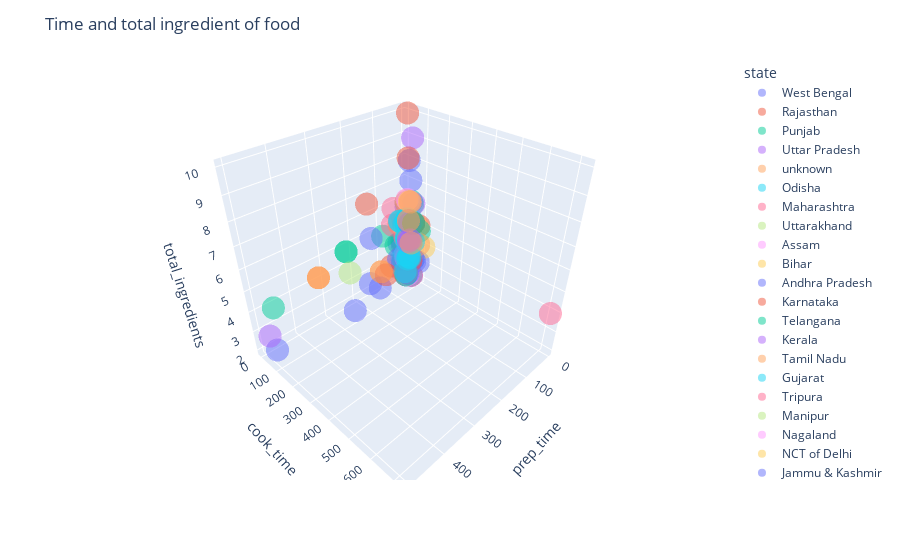

Here is the notebook cell this chart was saved with:
### Code cell
fig = px.scatter_3d(df, x='prep_time', y='cook_time', z='total_ingredients',
                    color='state',
                    hover_data=['name'],
                    opacity=0.5)
fig.update_layout(title='Time and total ingredient of food')
fig.show()

### Figure 1 — Plotly figure (JSON) as saved in the notebook; plotly's stock layout.template omitted (floating-point values rounded to 4 significant figures)
{"data": [{"customdata": [["Balu shahi"], ["Gulab jamun"], ["Imarti"], ["Kalakand"], ["Cham cham"], ["Ledikeni"], ["Mihidana"], ["Misti doi"], ["Pantua"], ["Ras malai"], ["Rasgulla"], ["Sandesh"], ["Adhirasam"], ["Chicken razala"], ["Daal puri"], ["Cheera Doi"], ["Luchi"], ["Chingri malai curry"], ["Goja"], ["Chingri Bhape"], ["Kabiraji"], ["Mishti Chholar Dal"], ["Prawn malai curry"], ["Shukto"]], "hovertemplate": "state=West Bengal<br>prep_time=%{x}<br>cook_time=%{y}<br>total_ingredients=%{z}<br>name=%{customdata[0]}<extra></extra>", "legendgroup": "West Bengal", "marker": {"color": "#636efa", "opacity": 0.5, "symbol": "circle"}, "mode": "markers", "name": "West Bengal", "scene": "scene", "showlegend": true, "type": "scatter3d", "x": [45, 15, 10, 20, 40, 45, 15, 480, 45, 180, 10, 30, 10, 10, 30, 10, 20, 10, 20, 15, 10, 10, 15, 10], "y": [25, 40, 50, 30, 60, 45, 30, 30, 45, 60, 90, 20, 50, 35, 30, 30, 30, 40, 60, 30, 30, 30, 50, 20], "z": [4, 8, 2, 3, 6, 3, 3, 2, 4, 3, 3, 4, 5, 6, 5, 3, 2, 5, 4, 5, 5, 5, 5, 5]}, {"customdata": [["Boondi"], ["Ghevar"], ["Daal baati churma"], ["Pattor"], ["Gatta curry"], ["Churma Ladoo"]], "hovertemplate": "state=Rajasthan<br>prep_time=%{x}<br>cook_time=%{y}<br>total_ingredients=%{z}<br>name=%{customdata[0]}<extra></extra>", "legendgroup": "Rajasthan", "marker": {"color": "#EF553B", "opacity": 0.5, "symbol": "circle"}, "mode": "markers", "name": "Rajasthan", "scene": "scene", "showlegend": true, "type": "scatter3d", "x": [80, 15, 10, 10, 10, 12], "y": [30, 30, 90, 30, 20, 40], "z": [3, 10, 5, 5, 5, 5]}, {"customdata": [["Gajar ka halwa"], ["Lassi"], ["Aloo gobi"], ["Aloo tikki"], ["Aloo matar"], ["Aloo methi"], ["Aloo shimla mirch"], ["Bhatura"], ["Bhindi masala"], ["Chana masala"], ["Chicken Tikka masala"], ["Chicken Tikka"], ["Chole bhature"], ["Dal makhani "], ["Dal tadka"], ["Kadai paneer"], ["Karela bharta"], ["Makki di roti sarson da saag"], ["Misi roti"], ["Mushroom do pyaza"], ["Mushroom matar"], ["Naan"], ["Palak paneer"], ["Paneer butter masala"], ["Paneer tikka masala"], ["Paratha"], ["Pindi chana"], ["Rongi"], ["Shahi paneer"], ["Vegetable jalfrezi"], ["Tandoori Chicken"], ["Tandoori Fish Tikka"]], "hovertemplate": "state=Punjab<br>prep_time=%{x}<br>cook_time=%{y}<br>total_ingredients=%{z}<br>name=%{customdata[0]}<extra></extra>", "legendgroup": "Punjab", "marker": {"color": "#00cc96", "opacity": 0.5, "symbol": "circle"}, "mode": "markers", "name": "Punjab", "scene": "scene", "showlegend": true, "type": "scatter3d", "x": [15, 5, 10, 5, 5, 10, 10, 20, 20, 20, 10, 120, 20, 10, 10, 20, 20, 25, 30, 10, 10, 60, 20, 20, 20, 15, 500, 10, 20, 10, 240, 240], "y": [60, 5, 20, 20, 40, 40, 40, 20, 30, 30, 50, 45, 30, 60, 30, 30, 50, 30, 30, 30, 30, 30, 40, 40, 40, 45, 120, 30, 40, 30, 30, 30], "z": [6, 4, 5, 5, 6, 5, 5, 5, 5, 6, 5, 5, 5, 5, 5, 5, 5, 5, 3, 5, 5, 4, 5, 5, 5, 4, 5, 5, 5, 5, 5, 5]}, {"customdata": [["Jalebi"], ["Petha"], ["Rabri"], ["Sohan halwa"], ["Kachori"], ["Kofta"], ["Lauki ke kofte"], ["Navrattan korma"], ["Panjeeri"]], "hovertemplate": "state=Uttar Pradesh<br>prep_time=%{x}<br>cook_time=%{y}<br>total_ingredients=%{z}<br>name=%{customdata[0]}<extra></extra>", "legendgroup": "Uttar Pradesh", "marker": {"color": "#ab63fa", "opacity": 0.5, "symbol": "circle"}, "mode": "markers", "name": "Uttar Pradesh", "scene": "scene", "showlegend": true, "type": "scatter3d", "x": [10, 10, 10, 10, 30, 20, 20, 25, 10], "y": [50, 30, 45, 60, 60, 40, 40, 40, 25], "z": [9, 4, 4, 3, 5, 5, 5, 5, 5]}, {"customdata": [["Kaju katli"], ["Kheer"], ["Laddu"], ["Nankhatai"], ["Khichdi"], ["Kulfi falooda"], ["Lauki ki subji"], ["Pani puri"], ["Papad"], ["Rajma chaval"], ["Samosa"], ["Dosa"], ["Idli"], ["Masala Dosa"], ["Pachadi"], ["Payasam"], ["Rasam"], ["Sambar"], ["Sevai"], ["Uttapam"], ["Vada"], ["Upma"], ["Brown Rice"], ["Red Rice"]], "hovertemplate": "state=unknown<br>prep_time=%{x}<br>cook_time=%{y}<br>total_ingredients=%{z}<br>name=%{customdata[0]}<extra></extra>", "legendgroup": "unknown", "marker": {"color": "#FFA15A", "opacity": 0.5, "symbol": "circle"}, "mode": "markers", "name": "unknown", "scene": "scene", "showlegend": true, "type": "scatter3d", "x": [10, 10, 10, 20, 40, 45, 10, 15, 5, 15, 30, 360, 360, 360, 10, 15, 10, 20, 120, 10, 15, 10, 15, 10], "y": [20, 40, 40, 30, 20, 25, 20, 2, 5, 90, 30, 90, 90, 90, 25, 30, 35, 45, 30, 20, 20, 20, 25, 30], "z": [4, 4, 3, 6, 5, 5, 5, 5, 4, 5, 5, 5, 5, 5, 5, 5, 5, 5, 3, 5, 5, 5, 3, 5]}, {"customdata": [["Phirni"], ["Chhena jalebi"], ["Chhena kheeri"], ["Chhena poda"], ["Kheer sagar"], ["Rasabali"], ["Pakhala"]], "hovertemplate": "state=Odisha<br>prep_time=%{x}<br>cook_time=%{y}<br>total_ingredients=%{z}<br>name=%{customdata[0]}<extra></extra>", "legendgroup": "Odisha", "marker": {"color": "#19d3f3", "opacity": 0.5, "symbol": "circle"}, "mode": "markers", "name": "Odisha", "scene": "scene", "showlegend": true, "type": "scatter3d", "x": [30, 10, 10, 10, 25, 15, 10], "y": [20, 50, 60, 45, 60, 30, 30], "z": [3, 3, 3, 2, 5, 2, 4]}, {"customdata": [["Sheera"], ["Sohan papdi"], ["Chikki"], ["Anarsa"], ["Dhondas"], ["Mahim halwa"], ["Modak"], ["Shankarpali"], ["Shrikhand"], ["Sutar feni"], ["Chapati"], ["Poha"], ["Amti"], ["Zunka"], ["Kolim Jawla"], ["Coconut vadi"], ["Bhakri"], ["Bombil fry"], ["Chakali"], ["Dahi vada"], ["Dalithoy"], ["Kombdi vade"], ["Koshimbir"], ["Pav Bhaji"], ["Puri Bhaji"], ["Sabudana Khichadi"], ["Sukhdi"], ["Surnoli"], ["Thalipeeth"], ["Veg Kolhapuri"]], "hovertemplate": "state=Maharashtra<br>prep_time=%{x}<br>cook_time=%{y}<br>total_ingredients=%{z}<br>name=%{customdata[0]}<extra></extra>", "legendgroup": "Maharashtra", "marker": {"color": "#FF6692", "opacity": 0.5, "symbol": "circle"}, "mode": "markers", "name": "Maharashtra", "scene": "scene", "showlegend": true, "type": "scatter3d", "x": [10, 10, 10, 10, 10, 10, 10, 10, 10, 15, 10, 20, 10, 10, 10, 20, 20, 10, 10, 30, 5, 10, 10, 20, 10, 70, 10, 60, 25, 20], "y": [25, 60, 20, 50, 50, 25, 15, 35, 720, 55, 10, 30, 45, 25, 30, 30, 25, 30, 40, 30, 20, 25, 10, 40, 30, 30, 20, 10, 30, 30], "z": [4, 5, 2, 3, 2, 2, 3, 4, 4, 3, 4, 5, 5, 5, 5, 5, 2, 5, 5, 5, 5, 5, 4, 5, 5, 6, 3, 5, 5, 5]}, {"customdata": [["Singori"]], "hovertemplate": "state=Uttarakhand<br>prep_time=%{x}<br>cook_time=%{y}<br>total_ingredients=%{z}<br>name=%{customdata[0]}<extra></extra>", "legendgroup": "Uttarakhand", "marker": {"color": "#B6E880", "opacity": 0.5, "symbol": "circle"}, "mode": "markers", "name": "Uttarakhand", "scene": "scene", "showlegend": true, "type": "scatter3d", "x": [10], "y": [20], "z": [3]}, {"customdata": [["Lyangcha"], ["Pithe"], ["Maach Jhol"], ["Gheela Pitha"], ["Khar"], ["Kumol Sawul"], ["Alu Pitika"], ["Masor tenga"], ["Bengena Pitika"], ["Bilahi Maas"], ["Bora Sawul"], ["Hando Guri"], ["Haq Maas"], ["Khorisa"], ["Koldil Chicken"], ["Konir Dom"], ["Koldil Duck"], ["Masor Koni"], ["Pani Pitha"], ["Payokh"], ["Til Pitha"]], "hovertemplate": "state=Assam<br>prep_time=%{x}<br>cook_time=%{y}<br>total_ingredients=%{z}<br>name=%{customdata[0]}<extra></extra>", "legendgroup": "Assam", "marker": {"color": "#FF97FF", "opacity": 0.5, "symbol": "circle"}, "mode": "markers", "name": "Assam", "scene": "scene", "showlegend": true, "type": "scatter3d", "x": [20, 15, 10, 10, 10, 10, 5, 15, 10, 10, 10, 10, 20, 10, 10, 10, 10, 10, 10, 10, 5], "y": [30, 35, 40, 30, 20, 30, 20, 25, 30, 20, 30, 30, 40, 30, 30, 30, 30, 30, 20, 30, 30], "z": [3, 2, 6, 4, 5, 4, 4, 5, 5, 5, 5, 2, 5, 5, 5, 5, 6, 5, 4, 5, 3]}, {"customdata": [["Malapua"], ["Litti chokha"], ["Sattu ki roti"]], "hovertemplate": "state=Bihar<br>prep_time=%{x}<br>cook_time=%{y}<br>total_ingredients=%{z}<br>name=%{customdata[0]}<extra></extra>", "legendgroup": "Bihar", "marker": {"color": "#FECB52", "opacity": 0.5, "symbol": "circle"}, "mode": "markers", "name": "Bihar", "scene": "scene", "showlegend": true, "type": "scatter3d", "x": [10, 45, 10], "y": [120, 60, 20], "z": [4, 5, 5]}, {"customdata": [["Ariselu"], ["Bandar laddu"], ["Gavvalu"], ["Kakinada khaja"], ["Palathalikalu"], ["Poornalu"], ["Pootharekulu"], ["Kajjikaya"], ["Attu"], ["Pesarattu"]], "hovertemplate": "state=Andhra Pradesh<br>prep_time=%{x}<br>cook_time=%{y}<br>total_ingredients=%{z}<br>name=%{customdata[0]}<extra></extra>", "legendgroup": "Andhra Pradesh", "marker": {"color": "#636efa", "opacity": 0.5, "symbol": "circle"}, "mode": "markers", "name": "Andhra Pradesh", "scene": "scene", "showlegend": true, "type": "scatter3d", "x": [15, 5, 10, 10, 10, 240, 10, 40, 150, 120], "y": [75, 35, 30, 30, 25, 60, 60, 15, 25, 20], "z": [3, 7, 5, 2, 2, 2, 3, 3, 5, 2]}, {"customdata": [["Dharwad pedha"], ["Mysore pak"], ["Obbattu holige"], ["Bisi bele bath"], ["Koshambri"], ["Sandige"]], "hovertemplate": "state=Karnataka<br>prep_time=%{x}<br>cook_time=%{y}<br>total_ingredients=%{z}<br>name=%{customdata[0]}<extra></extra>", "legendgroup": "Karnataka", "marker": {"color": "#EF553B", "opacity": 0.5, "symbol": "circle"}, "mode": "markers", "name": "Karnataka", "scene": "scene", "showlegend": true, "type": "scatter3d", "x": [20, 5, 180, 30, 10, 120], "y": [60, 20, 60, 45, 20, 60], "z": [3, 8, 7, 5, 5, 3]}, {"customdata": [["Double ka meetha"], ["Qubani ka meetha"], ["Sheer korma"], ["Biryani"], ["Shahi tukra"]], "hovertemplate": "state=Telangana<br>prep_time=%{x}<br>cook_time=%{y}<br>total_ingredients=%{z}<br>name=%{customdata[0]}<extra></extra>", "legendgroup": "Telangana", "marker": {"color": "#00cc96", "opacity": 0.5, "symbol": "circle"}, "mode": "markers", "name": "Telangana", "scene": "scene", "showlegend": true, "type": "scatter3d", "x": [20, 10, 10, 30, 10], "y": [30, 20, 20, 120, 30], "z": [2, 2, 2, 5, 5]}, {"customdata": [["Kuzhi paniyaram"], ["Avial"], ["Kanji"], ["Beef Fry"], ["Papadum"], ["Paravannam"], ["Puttu"], ["Theeyal"]], "hovertemplate": "state=Kerala<br>prep_time=%{x}<br>cook_time=%{y}<br>total_ingredients=%{z}<br>name=%{customdata[0]}<extra></extra>", "legendgroup": "Kerala", "marker": {"color": "#ab63fa", "opacity": 0.5, "symbol": "circle"}, "mode": "markers", "name": "Kerala", "scene": "scene", "showlegend": true, "type": "scatter3d", "x": [10, 30, 10, 10, 5, 10, 495, 15], "y": [20, 45, 45, 60, 5, 30, 40, 20], "z": [2, 5, 4, 6, 3, 3, 3, 5]}, {"customdata": [["Pongal"], ["Unni Appam"], ["Currivepillai sadam "], ["Idiappam"], ["Kaara kozhambu"], ["Keerai kootu"], ["Keerai masiyal"], ["Keerai sadam"], ["Keerai poriyal"], ["Kootu"], ["Kos kootu"], ["Kothamali sadam"], ["Kuzhakkattai"], ["Kuzhambu"], ["Paniyaram"], ["Paruppu sadam"], ["Poriyal"], ["Puli sadam"], ["Thayir sadam"], ["Chicken Varuval"]], "hovertemplate": "state=Tamil Nadu<br>prep_time=%{x}<br>cook_time=%{y}<br>total_ingredients=%{z}<br>name=%{customdata[0]}<extra></extra>", "legendgroup": "Tamil Nadu", "marker": {"color": "#FFA15A", "opacity": 0.5, "symbol": "circle"}, "mode": "markers", "name": "Tamil Nadu", "scene": "scene", "showlegend": true, "type": "scatter3d", "x": [5, 10, 10, 120, 10, 20, 10, 10, 20, 10, 10, 10, 10, 5, 10, 10, 10, 10, 10, 10], "y": [20, 20, 20, 30, 30, 30, 30, 20, 30, 15, 20, 20, 90, 30, 20, 20, 30, 20, 20, 35], "z": [4, 4, 5, 3, 5, 5, 5, 4, 5, 5, 5, 5, 4, 5, 5, 5, 5, 5, 6, 5]}, {"customdata": [["Basundi"], ["Doodhpak"], ["Saath"], ["Bajri no rotlo"], ["Chevdo"], ["Chorafali"], ["Copra paak"], ["Daal Dhokli"], ["Kutchi dabeli"], ["Dhokla"], ["Dudhi halwa"], ["Gud papdi"], ["Ghooghra"], ["Handwo"], ["Halvasan"], ["Jeera Aloo"], ["Kansar"], ["Keri no ras"], ["Khakhra"], ["Khandvi"], ["Methi na Gota"], ["Mohanthal"], ["Muthiya"], ["Patra"], ["Sev khamani"], ["Sev tameta"], ["Namakpara"], ["Undhiyu"], ["Lilva Kachori"], ["Mag Dhokli"], ["Khichu"], ["Thepla"], ["Farsi Puri"], ["Khaman"], ["Turiya Patra Vatana sabji"]], "hovertemplate": "state=Gujarat<br>prep_time=%{x}<br>cook_time=%{y}<br>total_ingredients=%{z}<br>name=%{customdata[0]}<extra></extra>", "legendgroup": "Gujarat", "marker": {"color": "#19d3f3", "opacity": 0.5, "symbol": "circle"}, "mode": "markers", "name": "Gujarat", "scene": "scene", "showlegend": true, "type": "scatter3d", "x": [10, 10, 20, 10, 20, 5, 20, 20, 30, 10, 15, 10, 10, 20, 10, 10, 10, 10, 20, 20, 15, 5, 15, 10, 20, 20, 10, 25, 30, 10, 5, 15, 10, 10, 35], "y": [35, 60, 40, 10, 30, 15, 30, 30, 10, 20, 30, 20, 30, 30, 30, 30, 40, 10, 40, 45, 30, 45, 30, 40, 30, 30, 35, 60, 6, 30, 10, 30, 30, 20, 40], "z": [3, 4, 4, 3, 5, 5, 5, 5, 5, 5, 5, 4, 3, 5, 5, 4, 3, 2, 3, 5, 5, 5, 5, 5, 5, 4, 5, 5, 5, 5, 4, 4, 5, 5, 5]}, {"customdata": [["Pork Bharta"]], "hovertemplate": "state=Tripura<br>prep_time=%{x}<br>cook_time=%{y}<br>total_ingredients=%{z}<br>name=%{customdata[0]}<extra></extra>", "legendgroup": "Tripura", "marker": {"color": "#FF6692", "opacity": 0.5, "symbol": "circle"}, "mode": "markers", "name": "Tripura", "scene": "scene", "showlegend": true, "type": "scatter3d", "x": [10], "y": [30], "z": [4]}, {"customdata": [["Chak Hao Kheer"], ["Black rice"]], "hovertemplate": "state=Manipur<br>prep_time=%{x}<br>cook_time=%{y}<br>total_ingredients=%{z}<br>name=%{customdata[0]}<extra></extra>", "legendgroup": "Manipur", "marker": {"color": "#B6E880", "opacity": 0.5, "symbol": "circle"}, "mode": "markers", "name": "Manipur", "scene": "scene", "showlegend": true, "type": "scatter3d", "x": [240, 10], "y": [45, 30], "z": [4, 5]}, {"customdata": [["Galho"]], "hovertemplate": "state=Nagaland<br>prep_time=%{x}<br>cook_time=%{y}<br>total_ingredients=%{z}<br>name=%{customdata[0]}<extra></extra>", "legendgroup": "Nagaland", "marker": {"color": "#FF97FF", "opacity": 0.5, "symbol": "circle"}, "mode": "markers", "name": "Nagaland", "scene": "scene", "showlegend": true, "type": "scatter3d", "x": [5], "y": [15], "z": [6]}, {"customdata": [["Butter chicken"]], "hovertemplate": "state=NCT of Delhi<br>prep_time=%{x}<br>cook_time=%{y}<br>total_ingredients=%{z}<br>name=%{customdata[0]}<extra></extra>", "legendgroup": "NCT of Delhi", "marker": {"color": "#FECB52", "opacity": 0.5, "symbol": "circle"}, "mode": "markers", "name": "NCT of Delhi", "scene": "scene", "showlegend": true, "type": "scatter3d", "x": [10], "y": [35], "z": [6]}, {"customdata": [["Dum aloo"], ["Shufta"]], "hovertemplate": "state=Jammu & Kashmir<br>prep_time=%{x}<br>cook_time=%{y}<br>total_ingredients=%{z}<br>name=%{customdata[0]}<extra></extra>", "legendgroup": "Jammu & Kashmir", "marker": {"color": "#636efa", "opacity": 0.5, "symbol": "circle"}, "mode": "markers", "name": "Jammu & Kashmir", "scene": "scene", "showlegend": true, "type": "scatter3d", "x": [20, 10], "y": [50, 30], "z": [5, 5]}, {"customdata": [["Fara"]], "hovertemplate": "state=Chhattisgarh<br>prep_time=%{x}<br>cook_time=%{y}<br>total_ingredients=%{z}<br>name=%{customdata[0]}<extra></extra>", "legendgroup": "Chhattisgarh", "marker": {"color": "#EF553B", "opacity": 0.5, "symbol": "circle"}, "mode": "markers", "name": "Chhattisgarh", "scene": "scene", "showlegend": true, "type": "scatter3d", "x": [10], "y": [60], "z": [5]}, {"customdata": [["Kadhi pakoda"]], "hovertemplate": "state=Haryana<br>prep_time=%{x}<br>cook_time=%{y}<br>total_ingredients=%{z}<br>name=%{customdata[0]}<extra></extra>", "legendgroup": "Haryana", "marker": {"color": "#00cc96", "opacity": 0.5, "symbol": "circle"}, "mode": "markers", "name": "Haryana", "scene": "scene", "showlegend": true, "type": "scatter3d", "x": [10], "y": [60], "z": [5]}, {"customdata": [["Laapsi"], ["Mawa Bati"]], "hovertemplate": "state=Madhya Pradesh<br>prep_time=%{x}<br>cook_time=%{y}<br>total_ingredients=%{z}<br>name=%{customdata[0]}<extra></extra>", "legendgroup": "Madhya Pradesh", "marker": {"color": "#ab63fa", "opacity": 0.5, "symbol": "circle"}, "mode": "markers", "name": "Madhya Pradesh", "scene": "scene", "showlegend": true, "type": "scatter3d", "x": [10, 20], "y": [40, 45], "z": [4, 4]}, {"customdata": [["Vindaloo"], ["Bebinca"], ["Pinaca"]], "hovertemplate": "state=Goa<br>prep_time=%{x}<br>cook_time=%{y}<br>total_ingredients=%{z}<br>name=%{customdata[0]}<extra></extra>", "legendgroup": "Goa", "marker": {"color": "#FFA15A", "opacity": 0.5, "symbol": "circle"}, "mode": "markers", "name": "Goa", "scene": "scene", "showlegend": true, "type": "scatter3d", "x": [10, 20, 10], "y": [40, 60, 30], "z": [6, 4, 5]}], "layout": {"legend": {"title": {"text": "state"}, "tracegroupgap": 0}, "margin": {"t": 60}, "scene": {"domain": {"x": [0, 1], "y": [0, 1]}, "xaxis": {"title": {"text": "prep_time"}}, "yaxis": {"title": {"text": "cook_time"}}, "zaxis": {"title": {"text": "total_ingredients"}}}, "title": {"text": "Time and total ingredient of food"}}}
